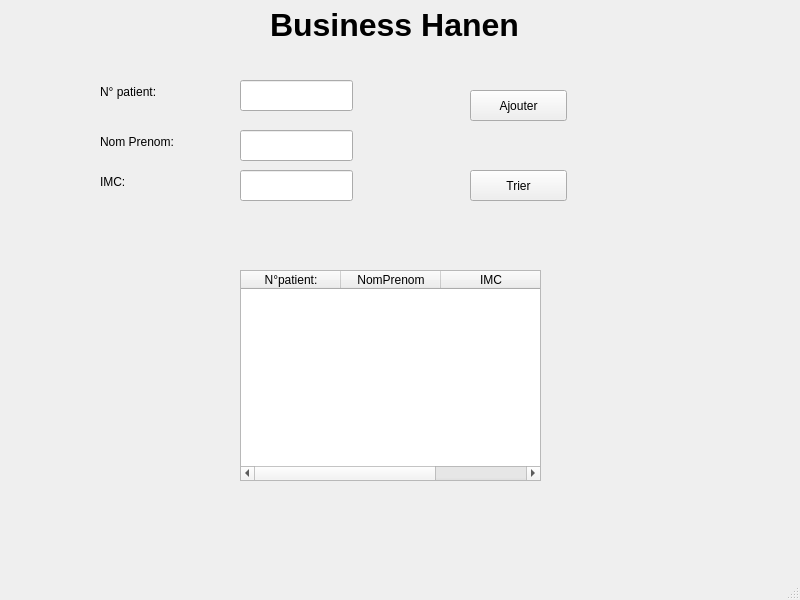
<?xml version="1.0" encoding="UTF-8"?>
<ui version="4.0">
 <class>MainWindow</class>
 <widget class="QMainWindow" name="MainWindow">
  <property name="geometry">
   <rect>
    <x>0</x>
    <y>0</y>
    <width>800</width>
    <height>600</height>
   </rect>
  </property>
  <property name="windowTitle">
   <string>MainWindow</string>
  </property>
  <widget class="QWidget" name="centralwidget">
   <widget class="QLabel" name="label">
    <property name="geometry">
     <rect>
      <x>100</x>
      <y>80</y>
      <width>131</width>
      <height>23</height>
     </rect>
    </property>
    <property name="text">
     <string>N° patient:</string>
    </property>
   </widget>
   <widget class="QLabel" name="label_2">
    <property name="geometry">
     <rect>
      <x>100</x>
      <y>130</y>
      <width>111</width>
      <height>23</height>
     </rect>
    </property>
    <property name="text">
     <string>Nom Prenom: </string>
    </property>
   </widget>
   <widget class="QLabel" name="label_3">
    <property name="geometry">
     <rect>
      <x>100</x>
      <y>170</y>
      <width>71</width>
      <height>23</height>
     </rect>
    </property>
    <property name="text">
     <string>IMC: </string>
    </property>
   </widget>
   <widget class="QTableWidget" name="tab">
    <property name="geometry">
     <rect>
      <x>240</x>
      <y>270</y>
      <width>301</width>
      <height>211</height>
     </rect>
    </property>
    <column>
     <property name="text">
      <string>N°patient:</string>
     </property>
    </column>
    <column>
     <property name="text">
      <string>NomPrenom</string>
     </property>
    </column>
    <column>
     <property name="text">
      <string>IMC</string>
     </property>
    </column>
   </widget>
   <widget class="QPushButton" name="btn_ajt">
    <property name="geometry">
     <rect>
      <x>470</x>
      <y>90</y>
      <width>97</width>
      <height>31</height>
     </rect>
    </property>
    <property name="text">
     <string>Ajouter</string>
    </property>
   </widget>
   <widget class="QPushButton" name="btn_tri">
    <property name="geometry">
     <rect>
      <x>470</x>
      <y>170</y>
      <width>97</width>
      <height>31</height>
     </rect>
    </property>
    <property name="text">
     <string>Trier</string>
    </property>
   </widget>
   <widget class="QLineEdit" name="inp_imc">
    <property name="geometry">
     <rect>
      <x>240</x>
      <y>170</y>
      <width>113</width>
      <height>31</height>
     </rect>
    </property>
   </widget>
   <widget class="QLineEdit" name="inp_np">
    <property name="geometry">
     <rect>
      <x>240</x>
      <y>130</y>
      <width>113</width>
      <height>31</height>
     </rect>
    </property>
   </widget>
   <widget class="QLineEdit" name="inp_n_pat">
    <property name="geometry">
     <rect>
      <x>240</x>
      <y>80</y>
      <width>113</width>
      <height>31</height>
     </rect>
    </property>
   </widget>
   <widget class="QLabel" name="label_4">
    <property name="geometry">
     <rect>
      <x>270</x>
      <y>-10</y>
      <width>271</width>
      <height>71</height>
     </rect>
    </property>
    <property name="text">
     <string>&lt;html&gt;&lt;head/&gt;&lt;body&gt;&lt;p&gt;&lt;span style=&quot; font-size:24pt; font-weight:600;&quot;&gt;Business Hanen&lt;/span&gt;&lt;/p&gt;&lt;/body&gt;&lt;/html&gt;</string>
    </property>
   </widget>
  </widget>
  <widget class="QMenuBar" name="menubar">
   <property name="geometry">
    <rect>
     <x>0</x>
     <y>0</y>
     <width>800</width>
     <height>28</height>
    </rect>
   </property>
  </widget>
  <widget class="QStatusBar" name="statusbar"/>
 </widget>
 <resources/>
 <connections/>
</ui>
